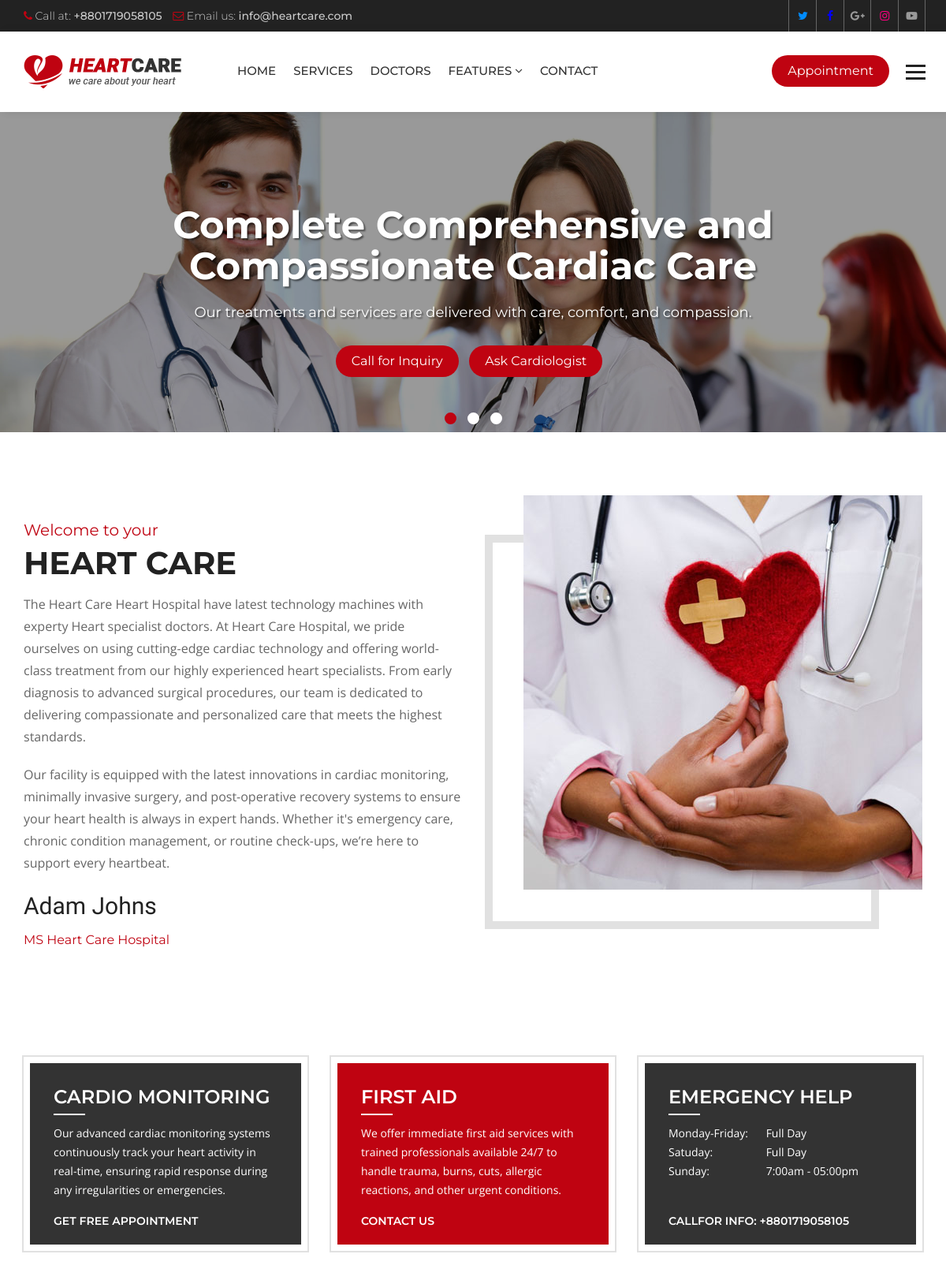
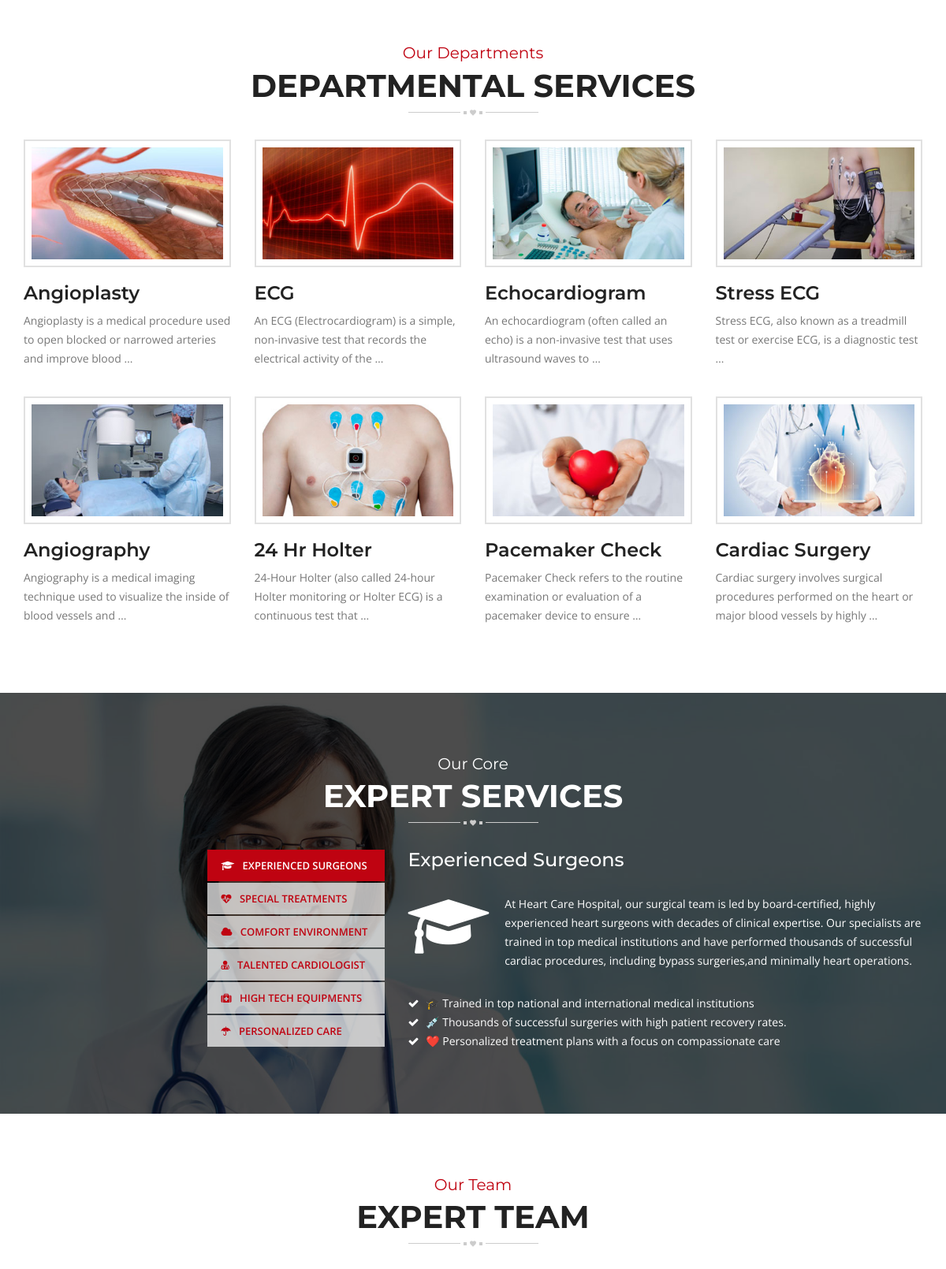
The page / (upper part) on the database its author committed (2 pictures, top to bottom).
### hospital/models.py (models this page shows, shortened)
class Slider(models.Model):
    caption = models.CharField(max_length=150)
    slogan = models.CharField(max_length=120)
    image = models.ImageField(upload_to='sliders/')
    class Meta:
        verbose_name_plural = 'Slider'

class Service(models.Model):
    title = models.CharField(max_length=120)
    description = models.TextField()
    items = models.ManyToManyField(to='Item',)
    thumbnail = models.ImageField(upload_to='services/')
    cover = models.ImageField(upload_to='services/')
    image1 = models.ImageField(upload_to='services/', blank=True, null=True)
    image2 = models.ImageField(upload_to='services/', blank=True, null=True)
    doctors = models.ManyToManyField('Doctor', related_name="services")

### hospital/views.py (the view)
# urls.py: path('', views.HomeView.as_view(), name='index'),
class HomeView(ListView):
    template_name = 'hospital/index.html'
    queryset = Service.objects.all()
    context_object_name = 'services'
    def get_context_data(self, **kwargs):
        context = super().get_context_data()
        context['sliders'] = Slider.objects.all()
        context['experts'] = Doctor.objects.all()
        return context

### hospital/context_processors.py (called while the page is built)
def footer_content(request):
    services = Service.objects.all()
    doctors = Doctor.objects.all()
    context = {
        'services': services,
        'doctors': doctors
    }
    return context

### templates/hospital/index.html (shortened to what this page needs)
{% extends 'base.html' %}
{% load static %}
{% block maincontent %}
<div class="main-content">
  <section class="welcome-section">
    <div class="container">
      <div class="row">
        <div class="welcome-box">
          <div class="col-md-6 col-sm-6">
            <div class="welcome-text">
              <div class="sectio-title-2"> <strong>Welcome to your</strong>
                <h2>Heart Care</h2>
              </div>
              <p> The Heart Care Heart Hospital have latest technology machines with experty Heart specialist
                doctors. At Heart Care Hospital, we pride ourselves on using cutting-edge cardiac technology and offering world-class treatment from our highly experienced heart specialists. From early diagnosis to advanced surgical procedures, our team is dedicated to delivering compassionate and personalized care that meets the highest standards.</p>
              <p>Our facility is equipped with the latest innovations in cardiac monitoring, minimally invasive surgery, and post-operative recovery systems to ensure your heart health is always in expert hands. Whether it's emergency care, chronic condition management, or routine check-ups, we’re here to support every heartbeat.</p>
              <strong class="signature">Adam Johns</strong>
              <h6 class="designation">MS Heart Care Hospital</h6>
            </div>
          </div>
          <div class="col-md-6 col-sm-6">
            <div class="welcome-img"> <img src="{% static 'heartcare/images/welcome.jpg' %}" alt=""> </div>
          </div>
        </div>
      </div>
    </div>
  </section>
  <section class="home-features">
    <div class="container">
      <div class="row">
        <div class="col-md-4 col-sm-4">
          <div class="features-box">
            <h3>Cardio Monitoring</h3>
            <p>Our advanced cardiac monitoring systems continuously track your heart activity in real-time, ensuring rapid response during any irregularities or emergencies.</p>
            <a href="{% url 'appointment' %}">Get Free Appointment</a>
          </div>
        </div>
        <div class="col-md-4 col-sm-4">
          <div class="features-box selected">
            <h3>First Aid</h3>
            <p>We offer immediate first aid services with trained professionals available 24/7 to handle trauma, burns, cuts, allergic reactions, and other urgent conditions.</p>
            <a href="{% url 'contact' %}">Contact Us</a>
          </div>
        </div>
        <div class="col-md-4 col-sm-4">
          <div class="features-box">
            <h3>Emergency Help</h3>
            <p><span>Monday-Friday:</span> Full Day<br>
              <span>Satuday:</span> Full Day<br>
              <span>Sunday:</span> 7:00am - 05:00pm<br>
            </p>
            <a href="#">Callfor Info: +8801719058105</a>
          </div>
        </div>
      </div>
    </div>
  </section>
  <section class="home-services">
    <div class="container">
      <div class="row">
        <div class="col-md-12">
          <div class="section-title-3"> <strong>Our Departments</strong>
            <h2>Departmental Services</h2>
          </div>
        </div>
        <div class="col-md-12">
          <div class="service-style-1">
            <div class="row">
              {% for service in services %}
              <div class="col-md-3 col-sm-3">
                <div class="service-box">
                  <div class="ser-thumb">  <img src="{{ service.thumbnail.url }}"
                      alt="">
                  </div>
                  <div class="ser-content">
                    <h3><a href="{% url 'service_details' service.id %}">{{ service.title }}</a></h3>
                    <p>{{ service.description|truncatewords:15 }}</p>
                  </div>
                </div>
              </div>
              {% endfor %}
            </div>
          </div>
        </div>
      </div>
    </div>
  </section>
  <section class="heart-care-services">
    <div class="container">
      <div class="row">
        <div class="col-md-12">
          <div class="section-title-3 white"> <strong>Our Core</strong>
            <h2>Expert Services</h2>
          </div>
        </div>
        <div class="col-md-5 col-sm-5">
          <ul class="nav nav-tabs" role="tablist">
            <li role="presentation" class="active"><a href="#service-1" aria-controls="service-1" role="tab"
                data-toggle="tab"> <i class="fa fa-graduation-cap"></i> Experienced Surgeons</a></li>
            <li role="presentation"><a href="#service-2" aria-controls="service-2" role="tab" data-toggle="tab"> <i
                  class="fa fa-heartbeat"></i> Special Treatments</a></li>
            <li role="presentation"><a href="#service-3" aria-controls="service-3" role="tab" data-toggle="tab"> <i
                  class="fa fa-cloud"></i> Comfort Environment</a></li>
            <li role="presentation"><a href="#service-4" aria-controls="service-4" role="tab" data-toggle="tab"> <i
                  class="fa fa-user-md"></i> Talented Cardiologist</a></li>
            <li role="presentation"><a href="#service-5" aria-controls="service-5" role="tab" data-toggle="tab"> <i
                  class="fa fa-medkit"></i> High Tech Equipments</a></li>
            <li role="presentation"><a href="#service-6" aria-controls="service-6" role="tab" data-toggle="tab"> <i
                  class="fa fa-umbrella"></i> Personalized Care</a></li>
          </ul>
        </div>
        <div class="col-md-7 col-sm-7">
          <div class="tab-content">
            <div role="tabpanel" class="tab-pane active" id="service-1">
              <div class="ser-tab-text">
                <h3>Experienced Surgeons</h3>
                <p> <i class="fa fa-graduation-cap"></i> At Heart Care Hospital, our surgical team is led by board-certified, highly experienced heart surgeons with decades of clinical expertise. Our specialists are trained in top medical institutions and have performed thousands of successful cardiac procedures, including bypass surgeries,and minimally heart operations. </p>
                <ul>
                  <li><i class="fa fa-check"></i> 🎓 Trained in top national and international medical institutions</li>
                  <li><i class="fa fa-check"></i> 💉 Thousands of successful surgeries with high patient recovery rates.</li>
                  <li><i class="fa fa-check"></i> ❤️ Personalized treatment plans with a focus on compassionate care</li>
                </ul>
              </div>
            </div>
          </div>
        </div>
      </div>
    </div>
  </section>
  <section class="team">
    <div class="container">
      <div class="row">
        <div class="section-title-3"> <strong>Our Team</strong>
          <h2>Expert Team</h2>
        </div>
      </div>
    </div>
  </section>
</div>
{% endblock maincontent %}

### templates/partials/_slider.html
{% load static %}
<div class="main-slider">
    <div id="main-slider" class="owl-carousel owl-theme">
      {% for slider in sliders %}
      <div class="item">
          <div class="slide-caption slide-2">
            <div class="container">
              <h1>{{ slider.caption }}</h1>
              <p>{{ slider.slogan }}</p>
              <a class="btn-1" href="tel:+8801719058105">Call for Inquiry</a> <a class="btn-1" href="{% url 'contact' %}">Ask Cardiologist</a>
            </div>
          </div>
          <span class="simg"><img src="{{ slider.image.url }}" alt=""></span>
        </div>
      {% endfor %}
    </div>
  </div>

### static/heartcare/css/color.css (style rules this page uses)
.site-header .navbar-default .navbar-nav > li > a:hover, .site-header .navbar-default .navbar-nav > .active > a, .site-header .navbar-default .navbar-nav > .active > a:focus, .site-header .navbar-default .navbar-nav > .active > a:hover, .site-header .navbar-default .navbar-nav > .open > a, .site-header .navbar-default .navbar-nav > .open > a:focus, .site-header .navbar-default .navbar-nav > .open > a:hover, .main-slider .owl-theme .owl-dots .owl-dot.active span, .main-slider .owl-theme .owl-dots .owl-dot:hover span, .site-header .navbar-nav > li > a.appoint, .site-header .navbar-nav > li > a.nav-search, .btn-1, .site-header .dropdown-menu > li > a:after, .app-form input[type="submit"], .header-style-two .nav-area, .learn-more, .play:hover, .cp-tabs .nav-tabs > li.active > a, .cp-tabs .nav-tabs > li.active > a:focus, .cp-tabs .nav-tabs > li.active > a:hover, .site-header .head-search .btn.btn-default, .main-slider .owl-theme .owl-dots .owl-dot.active span, .main-slider .owl-theme .owl-dots .owl-dot:hover span, .service-box-2:after, .Heart-box:hover .v-icon, .Heart-box:hover .v-text, .post-date, .team-two .team-social li a, .team-two .team-box .team-text:after, .book-appointment-widget a, .cp-pagination .pagination > li > a:hover, .cp-pagination .pagination > li > span:hover, .book-app, .submit-btn, .news-thumb .date, .newsletter-form button, .news-detail blockquote, .comment-form input[type="submit"], .pro-hover a, .review-form input[type="submit"], .related-products .owl-dots .owl-dot.active span, .related-products .owl-dots .owl-dot:hover span, .heart-care-services .nav-tabs>li.active>a, .heart-care-services .nav-tabs>li.active>a:focus, .heart-care-services .nav-tabs>li.active>a:hover, .heart-care-services .nav-tabs>li>a:hover, .services-nav h3, .site-header .dropdown-menu > li > a:hover, .features-box:hover, .features-box.selected, .footer .widget .rm, .home-testimonials .owl-theme .owl-dots .owl-dot.active span, .home-testimonials .owl-theme .owl-dots .owl-dot:hover span { background: #bf0311; }
.top-bar li .fa, .top-social a:hover, .view, .services-list .service h3 a:hover, .service-style-1 .service-box .ser-content h3 a:hover, .faqs .panel-default > .panel-heading h4 a, .faqs .panel-default > .panel-heading a::after, .team-text h5 a:hover, .section-title-3 strong, .post-text > h5 a:hover, .read-more:hover, .widget address .icon, .footer .widget a:hover, .footer-cr p strong, .footer-social a:hover, .post-meta li, .post-meta li:after, .post-meta li a, .header-service-area .icon, .header-service-area strong, .section-title-1 strong, .section-title-1 h2, .sectio-title-2 strong, .welcome-text .designation, .Heart-box .v-icon, .phone-icon, .services-nav .side-nav li:hover a, .services-nav .side-nav li.active a, .gallery-thumb .hover-info a, .archives li:before, .search-form button, .date-time, .right-404 strong, .prices, .review .fa, .login-social li, .login-social li a, .heart-care-services .nav-tabs>li>a { color: #bf0311; }

### rows shown on the page
Slider: caption "Complete Comprehensive and Compassionate Cardiac Care", slogan "Our treatments and services are delivered with care, comfort, and compassion.", image (picture)
Service: thumbnail (picture), title "Angioplasty", description "Angioplasty is a medical procedure used to open blocked or narrowed arteries and improve blood …"
Service: thumbnail (picture), title "ECG", description "An ECG (Electrocardiogram) is a simple, non-invasive test that records the electrical activity of the …"
Service: thumbnail (picture), title "Echocardiogram", description "An echocardiogram (often called an echo) is a non-invasive test that uses ultrasound waves to …"
Service: thumbnail (picture), title "Stress ECG", description "Stress ECG, also known as a treadmill test or exercise ECG, is a diagnostic test …"
Service: thumbnail (picture), title "Angiography", description "Angiography is a medical imaging technique used to visualize the inside of blood vessels and …"
Service: thumbnail (picture), title "24 Hr Holter", description "24-Hour Holter (also called 24-hour Holter monitoring or Holter ECG) is a continuous test that …"
Service: thumbnail (picture), title "Pacemaker Check", description "Pacemaker Check refers to the routine examination or evaluation of a pacemaker device to ensure …"
Service: thumbnail (picture), title "Cardiac Surgery", description "Cardiac surgery involves surgical procedures performed on the heart or major blood vessels by highly …"
